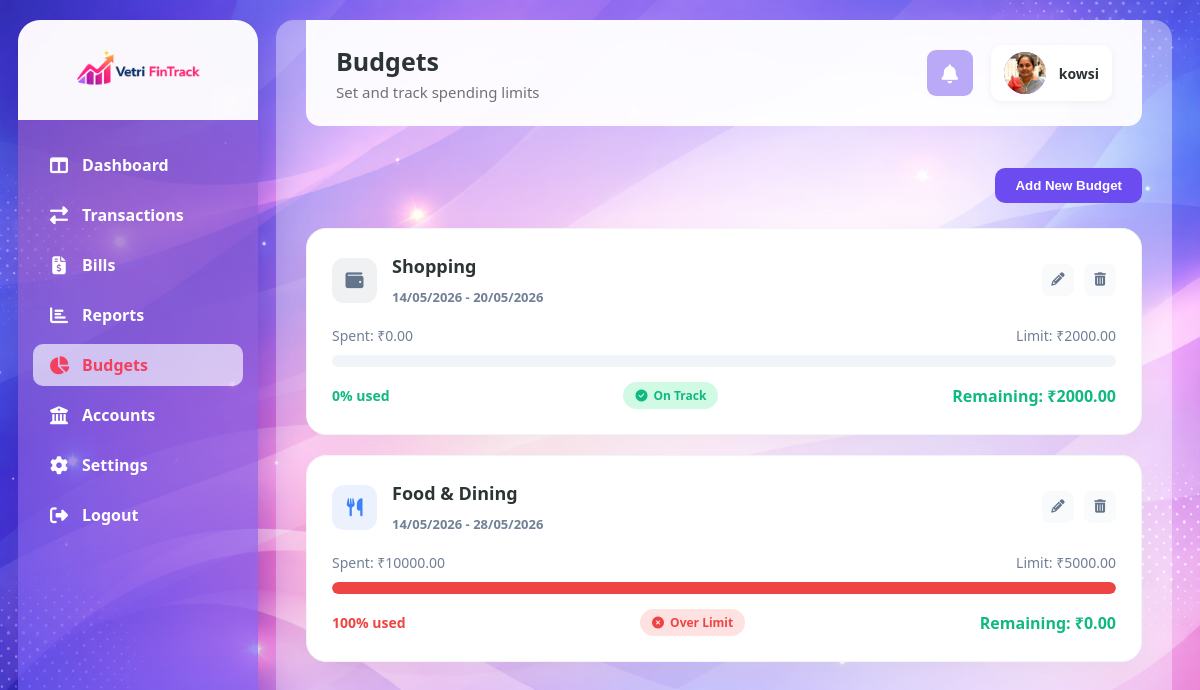
The app's page /budgets/ (signed in) with its own data.
### dashboard/models.py (models this page shows, shortened)
class UserProfile(models.Model):
    user = models.OneToOneField(User, on_delete=models.CASCADE, related_name='profile')
    income_source = models.CharField(max_length=50, blank=True, null=True)
    monthly_income = models.DecimalField(max_digits=12, decimal_places=2, blank=True, null=True)
    money_management_methods = models.JSONField(default=list, blank=True, null=True)
    phone_number = models.CharField(max_length=20, blank=True, null=True)
    currency = models.CharField(max_length=10, default='INR')
    two_factor_auth = models.BooleanField(default=False)
    bill_reminders = models.BooleanField(default=True)
    budget_alerts = models.BooleanField(default=True)
    transaction_alerts = models.BooleanField(default=False)
    upi_connected = models.BooleanField(default=True)
    bank_account_connected = models.BooleanField(default=True)
    profile_picture = models.ImageField(upload_to='profile_pics/', blank=True, null=True)
    onboarding_completed = models.BooleanField(default=False)
    created_at = models.DateTimeField(auto_now_add=True)

class Account(models.Model):
    user = models.ForeignKey(User, on_delete=models.CASCADE, related_name='accounts')
    type = models.CharField(max_length=50, choices=[('bank', 'Bank'), ('upi', 'UPI'), ('wallet', 'Wallet'), ('credit_card', 'Credit Card')])
    account_holder_name = models.CharField(max_length=200, blank=True, null=True)
    account_type = models.CharField(max_length=100, blank=True, null=True)
    account_number = models.CharField(max_length=100, blank=True, null=True)
    provider = models.CharField(max_length=100, blank=True, null=True)
    initial_balance = models.DecimalField(max_digits=12, decimal_places=2, default=0)
    created_at = models.DateTimeField(auto_now_add=True)

class Budget(models.Model):
    user = models.ForeignKey(User, on_delete=models.CASCADE, related_name='budgets')
    category = models.CharField(max_length=100)
    amount = models.DecimalField(max_digits=10, decimal_places=2)
    start_date = models.DateField(blank=True, null=True)
    end_date = models.DateField(blank=True, null=True)
    alert_threshold = models.PositiveIntegerField(default=80)
    created_at = models.DateTimeField(auto_now_add=True)
    updated_at = models.DateTimeField(auto_now=True)
    class Meta:
        ordering = ['-created_at']

### dashboard/views.py (the view)
# urls.py: path('budgets/', views.budgets_view, name='budgets'),
def budgets_view(request):
    if not request.user.is_authenticated:
        return redirect('login')
    profile = get_or_create_profile(request.user)
    account_holder = request.user.first_name or request.user.username
    accounts = Account.objects.filter(user=request.user).order_by('-created_at')
    if accounts.exists():
        account_holder = accounts.first().account_holder_name or account_holder
    budgets = Budget.objects.filter(user=request.user)
    for budget in budgets:
        spent = Transaction.objects.filter(
            user=request.user,
            category__name__iexact=budget.category,
            category__type='expense'
        )
        if budget.start_date:
            spent = spent.filter(date__gte=budget.start_date)
        if budget.end_date:
            spent = spent.filter(date__lte=budget.end_date)
        spent_amount = spent.aggregate(Sum('amount'))['amount__sum'] or Decimal('0')
        budget.spent = spent_amount
        budget.remaining = max(budget.amount - spent_amount, Decimal('0'))
        usage = int((spent_amount / budget.amount) * 100) if budget.amount else 0
        budget.usage_percent = min(usage, 100)
        if usage >= 100:
            budget.status_class = 'danger'
            budget.status_label = 'Over Limit'
        elif usage >= budget.alert_threshold:
            budget.status_class = 'warning'
            budget.status_label = 'Near Limit'
        else:
            budget.status_class = 'good'
            budget.status_label = 'On Track'
    context = {
        'profile': profile,
        'account_holder': account_holder,
        'budgets': budgets,
        'categories': Category.objects.filter(type='expense').values_list('name', flat=True).distinct(),
    }
    return render(request, 'budgets.html', context)

### templates/budgets.html (shortened to what this page needs)
{% extends 'base_dashboard.html' %}
{% load static %}
{% block extra_head %}
<link rel="stylesheet" href="{% static 'css/budgets.css' %}">
{% endblock %}
{% block page_title %}Budgets{% endblock %}
{% block page_subtitle %}Set and track spending limits{% endblock %}
{% block content %}
<div class="budgets-container">
    <div class="budgets-header">
        <button class="add-budget-btn" onclick="openAddModal()">Add New Budget</button>
    </div>
    <div class="budgets-list">
        {% for budget in budgets %}
        <div class="budget-card">
            <div class="budget-card-header">
                <div class="budget-title-area">
                    <div class="budget-icon
                        {% if budget.category|lower == 'food & dining' %}icon-food
                        {% elif budget.category|lower == 'transportation' %}icon-transport
                        {% elif budget.category|lower == 'entertainment' %}icon-entertainment
                        {% else %}icon-other{% endif %}">
                        <i class="fas
                            {% if budget.category|lower == 'food & dining' %}fa-utensils
                            {% elif budget.category|lower == 'transportation' %}fa-car
                            {% elif budget.category|lower == 'entertainment' %}fa-film
                            {% else %}fa-wallet{% endif %}"></i>
                    </div>
                    <div class="budget-info">
                        <h4>{{ budget.category }}</h4>
                        <p>{{ budget.start_date|date:"d/m/Y" }} - {{ budget.end_date|date:"d/m/Y" }}</p>
                    </div>
                </div>
                <div class="budget-actions">
                    <button class="action-btn" onclick="openEditModal('{{ budget.id }}', '{{ budget.category }}', '{{ budget.amount }}', '{{ budget.start_date|date:'Y-m-d' }}', '{{ budget.end_date|date:'Y-m-d' }}', '{{ budget.alert_threshold }}')">
                        <i class="fas fa-pencil-alt"></i>
                    </button>
                    <form method="POST" action="{% url 'delete_budget' budget.id %}" style="display: inline;" onsubmit="return confirm('Are you sure you want to delete this budget?');">
                        <button type="submit" class="action-btn"><i class="fas fa-trash-alt"></i></button>
                    </form>
                </div>
            </div>
            <div class="budget-progress-area">
                <div class="progress-labels">
                    <span>Spent: ₹{{ budget.spent|floatformat:2 }}</span>
                    <span>Limit: ₹{{ budget.amount|floatformat:2 }}</span>
                </div>
                <div class="progress-bar-container">
                    <div class="progress-bar bar-{{ budget.status_class }}" style="width: {{ budget.usage_percent }}%;"></div>
                </div>
            </div>
            <div class="budget-footer">
                <div class="usage-text usage-{{ budget.status_class }}">
                    {{ budget.usage_percent }}% used
                </div>
                <div class="status-badge status-{{ budget.status_class }}">
                    {% if budget.status_class == 'warning' %}
                        <i class="fas fa-exclamation-triangle"></i>
                    {% elif budget.status_class == 'danger' %}
                        <i class="fas fa-times-circle"></i>
                    {% else %}
                        <i class="fas fa-check-circle"></i>
                    {% endif %}
                    {{ budget.status_label }}
                </div>
                <div class="remaining-text" style="color: #10B981; font-weight: 600;">
                    Remaining: ₹{{ budget.remaining|floatformat:2 }}
                </div>
            </div>
        </div>
        {% empty %}
        <div class="empty-state" style="text-align: center; padding: 40px; background: white; border-radius: 20px;">
            <p style="color: #718096;">No budgets set yet. Click "Add New Budget" to start tracking.</p>
        </div>
        {% endfor %}
    </div>
</div>
{% endblock %}

### templates/base_dashboard.html (shortened to what this page needs)
<!DOCTYPE html>
<html lang="en">
<head>
    <link rel="stylesheet" href="https://cdnjs.cloudflare.com/ajax/libs/font-awesome/6.4.0/css/all.min.css">
    <link rel="stylesheet" href="/static/css/new_dashboard.css?v=1.2">
    {% block extra_head %}{% endblock %}
</head>
<body>
    <div class="dashboard-wrapper">
        <aside class="sidebar">
            <div class="logo">
                <img src="/static/images/vetrilogo.png" alt="Vetri PinTrack logo">
            </div>
            <nav class="nav-menu">
                {% url 'dashboard' as dash_url %}
                <a href="{{ dash_url }}" class="nav-item {% if request.path == dash_url %}active{% endif %}"><i class="fas fa-columns"></i><span>Dashboard</span></a>
                {% url 'transactions' as transactions_url %}
                <a href="{{ transactions_url }}" class="nav-item {% if request.path == transactions_url %}active{% endif %}"><i class="fas fa-exchange-alt"></i><span>Transactions</span></a>
                {% url 'bills' as bills_url %}
                <a href="{{ bills_url }}" class="nav-item {% if request.path == bills_url %}active{% endif %}"><i class="fas fa-file-invoice-dollar"></i><span>Bills</span></a>
                {% url 'reports' as reports_url %}
                <a href="{{ reports_url }}" class="nav-item {% if request.path == reports_url %}active{% endif %}"><i class="fas fa-chart-bar"></i><span>Reports</span></a>
                {% url 'budgets' as budgets_url %}
                <a href="{{ budgets_url }}" class="nav-item {% if request.path == budgets_url %}active{% endif %}"><i class="fas fa-chart-pie"></i><span>Budgets</span></a>
                {% url 'accounts' as accounts_url %}
                <a href="{{ accounts_url }}" class="nav-item {% if request.path == accounts_url %}active{% endif %}"><i class="fas fa-university"></i><span>Accounts</span></a>
                {% url 'settings' as settings_url %}
                <a href="{{ settings_url }}" class="nav-item {% if request.path == settings_url %}active{% endif %}"><i class="fas fa-cog"></i><span>Settings</span></a>
                <a href="{% url 'logout' %}" class="nav-item"><i class="fas fa-sign-out-alt"></i><span>Logout</span></a>
            </nav>
        </aside>
        <main class="main-content">
            <header class="top-bar">
                <div>
                    <h1 class="page-title">{% block page_title %}Dashboard{% endblock %}</h1>
                    <p class="page-subtitle">{% block page_subtitle %}Welcome back! Here's your financial overview{% endblock %}</p>
                </div>
                <div class="top-right">
                    <div class="notifications-wrapper" style="position: relative;">
                        <div class="notifications-btn" id="notifToggle" style="cursor: pointer; position: relative;">
                            <i class="fas fa-bell"></i>
                        </div>
                    </div>
                    <div class="user-profile">
                        <div class="user-avatar">
                            {% if profile.profile_picture %}
                                <img src="{{ profile.profile_picture.url }}" alt="User Avatar" style="width: 100%; height: 100%; border-radius: 50%; object-fit: cover;">
                            {% elif profile.user.first_name and profile.user.last_name %}
                                <img src="https://ui-avatars.com/api/?name={{ profile.user.first_name }}+{{ profile.user.last_name }}&background=random&color=fff" alt="User Avatar" style="width: 100%; height: 100%; border-radius: 50%;">
                            {% else %}
                                <img src="/static/images/default_avatar.jpg" onerror="this.src='https://ui-avatars.com/api/?name={{ account_holder }}&background=random&color=fff';" alt="User Avatar" style="width: 100%; height: 100%; border-radius: 50%; object-fit: cover;">
                            {% endif %}
                        </div>
                        <span class="user-name">{{ account_holder }}</span>
                    </div>
                </div>
            </header>
            {% block content %}
            {% endblock %}
        </main>
    </div>
</body>
</html>

### records on screen
UserProfile: profile_picture (picture)
Account: account_holder_name "kowsi"
Budget: category "Shopping", start_date "14/05/2026", end_date "20/05/2026", spent "0.00", amount "2000.00", usage_percent "0", status_label "On Track", remaining "2000.00"
Budget: category "Food & Dining", start_date "14/05/2026", end_date "28/05/2026", spent "10000.00", amount "5000.00", usage_percent "100", status_label "Over Limit", remaining "0.00"
